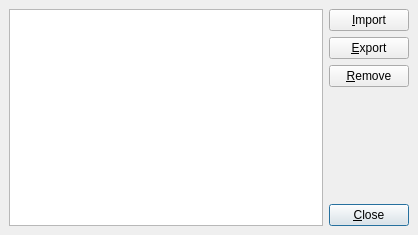
<ui version="4.0" >
 <author></author>
 <comment></comment>
 <exportmacro></exportmacro>
 <class>pqCustomFilterManager</class>
 <widget class="QDialog" name="pqCustomFilterManager" >
  <property name="geometry" >
   <rect>
    <x>0</x>
    <y>0</y>
    <width>418</width>
    <height>235</height>
   </rect>
  </property>
  <property name="windowTitle" >
   <string>Custom Filter Manager</string>
  </property>
  <layout class="QGridLayout" >
   <property name="margin" >
    <number>9</number>
   </property>
   <property name="spacing" >
    <number>6</number>
   </property>
   <item rowspan="5" row="0" column="0" >
    <widget class="QListView" name="CustomFilterList" >
     <property name="whatsThis" >
      <string>Displays the list of registered custom filter definitions.</string>
     </property>
     <property name="selectionMode" >
      <enum>QAbstractItemView::ExtendedSelection</enum>
     </property>
     <property name="isWrapping" stdset="0" >
      <bool>true</bool>
     </property>
     <property name="resizeMode" >
      <enum>QListView::Adjust</enum>
     </property>
    </widget>
   </item>
   <item row="3" column="1" >
    <spacer>
     <property name="orientation" >
      <enum>Qt::Vertical</enum>
     </property>
     <property name="sizeHint" >
      <size>
       <width>20</width>
       <height>40</height>
      </size>
     </property>
    </spacer>
   </item>
   <item row="4" column="1" >
    <widget class="QPushButton" name="CloseButton" >
     <property name="text" >
      <string>&amp;Close</string>
     </property>
     <property name="default" >
      <bool>true</bool>
     </property>
    </widget>
   </item>
   <item row="2" column="1" >
    <widget class="QPushButton" name="RemoveButton" >
     <property name="whatsThis" >
      <string>Removes the selected custom filter definitions.</string>
     </property>
     <property name="text" >
      <string>&amp;Remove</string>
     </property>
    </widget>
   </item>
   <item row="1" column="1" >
    <widget class="QPushButton" name="ExportButton" >
     <property name="whatsThis" >
      <string>Exports the selected custom filter definitions to a file.</string>
     </property>
     <property name="text" >
      <string>&amp;Export</string>
     </property>
    </widget>
   </item>
   <item row="0" column="1" >
    <widget class="QPushButton" name="ImportButton" >
     <property name="whatsThis" >
      <string>Imports custom filter definitions from a file.</string>
     </property>
     <property name="text" >
      <string>&amp;Import</string>
     </property>
    </widget>
   </item>
  </layout>
 </widget>
 <pixmapfunction></pixmapfunction>
 <tabstops>
  <tabstop>CustomFilterList</tabstop>
  <tabstop>ImportButton</tabstop>
  <tabstop>ExportButton</tabstop>
  <tabstop>RemoveButton</tabstop>
  <tabstop>CloseButton</tabstop>
 </tabstops>
 <resources/>
 <connections/>
</ui>
